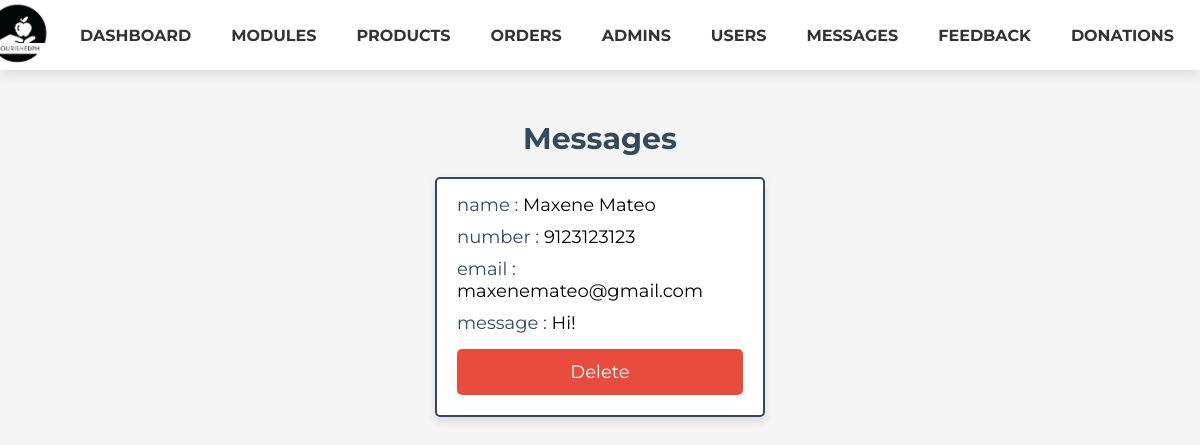
/admin/messages.php (signed in), run on the app's committed database.
### tables this page shows
CREATE TABLE `messages` (
  `id` int(100) NOT NULL,
  `user_id` int(100) NOT NULL,
  `name` varchar(100) NOT NULL,
  `email` varchar(100) NOT NULL,
  `number` varchar(12) NOT NULL,
  `message` varchar(500) NOT NULL
);

### admin/messages.php (the view, shortened to what this page needs)
<?php
include '../components/connect.php';
?>
<!DOCTYPE html>
<html lang="en">
<head>
   <link rel="stylesheet" href="https://cdnjs.cloudflare.com/ajax/libs/font-awesome/6.1.1/css/all.min.css">
   <link rel="stylesheet" href="../css/admin_style.css">
</head>
<body>
<?php include '../components/admin_header.php' ?>
<section class="messages">
   <h1 class="heading">messages</h1>
   <div class="box-container">
   <?php
      $select_messages = $conn->prepare("SELECT * FROM `messages`");
      $select_messages->execute();
      if($select_messages->rowCount() > 0){
         while($fetch_messages = $select_messages->fetch(PDO::FETCH_ASSOC)){
   ?>
   <div class="box">
      <p> name : <span><?= $fetch_messages['name']; ?></span> </p>
      <p> number : <span><?= $fetch_messages['number']; ?></span> </p>
      <p> email : <span><?= $fetch_messages['email']; ?></span> </p>
      <p> message : <span><?= $fetch_messages['message']; ?></span> </p>
      <a href="messages.php?delete=<?= $fetch_messages['id']; ?>" class="delete-btn" onclick="return confirm('delete this message?');">delete</a>
   </div>
   <?php
         }
      }else{
         echo '<p class="empty">you have no messages</p>';
      }
   ?>
   </div>
</section>
</body>
</html>

### css/admin_style.css (style rules this page uses)
:root { --main-color:#4834d4; --red:#e74c3c; --orange:#f39c12; --green: #04ec0c; --black:#34495e; --white:#fff; --light-bg:#f5f5f5; --light-color:#999; --border:.2rem solid var(--black); --box-shadow:0 .5rem 1rem rgba(0,0,0,.1); }
* { font-family: 'Montserrat', sans-serif; margin:0; padding:0; box-sizing: border-box; text-decoration: none; outline: none; border:none; }
html { font-size: 62.5%; overflow-x: hidden; }
body { background-color: var(--light-bg); }
section { max-width: 1200px; margin:0 auto; padding:2rem; }
.btn, .delete-btn, .option-btn { display: block; margin-top: 1rem; border-radius: .5rem; cursor: pointer; width: 100%; font-size: 1.8rem; color:var(--white); padding:1.2rem 3rem; text-transform: capitalize; text-align: center; }
.delete-btn { background-color: var(--red); }
.heading { text-align: center; margin-bottom: 2rem; text-transform: capitalize; color:var(--black); font-size: 3rem; }
body { padding-top: 100px; }
.messages .box-container { display: grid; grid-template-columns: repeat(auto-fit, 33rem); gap:1.5rem; justify-content: center; align-items: flex-start; }
.messages .box-container .box { background-color: var(--white); border-radius: .5rem; box-shadow: var(--box-shadow); border:var(--border); padding:2rem; padding-top: 1rem; }
.messages .box-container .box p { padding: .5rem 0; font-size: 1.8rem; color:var(--black); }
.messages .box-container .box p span { color:black; }

### data on the page
messages: name "Maxene Mateo", number "9123123123", email "maxenemateo@gmail.com", message "Hi!"
